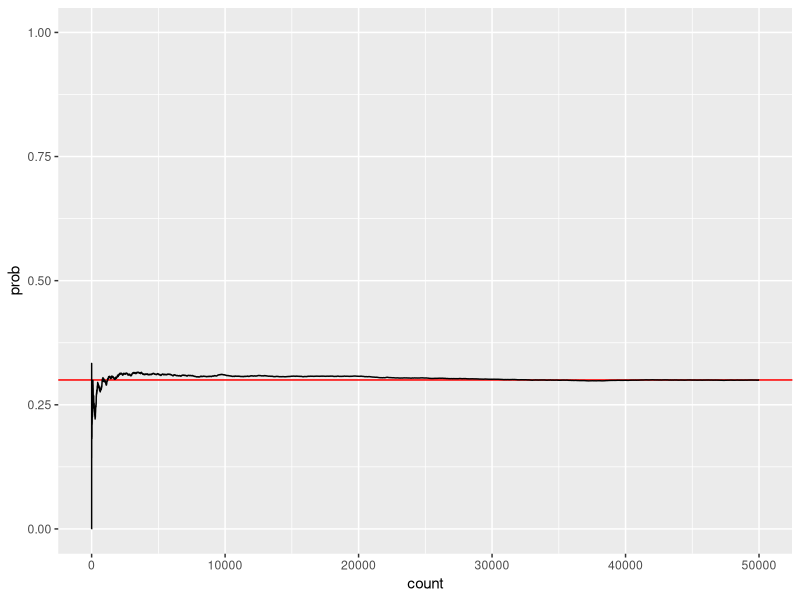
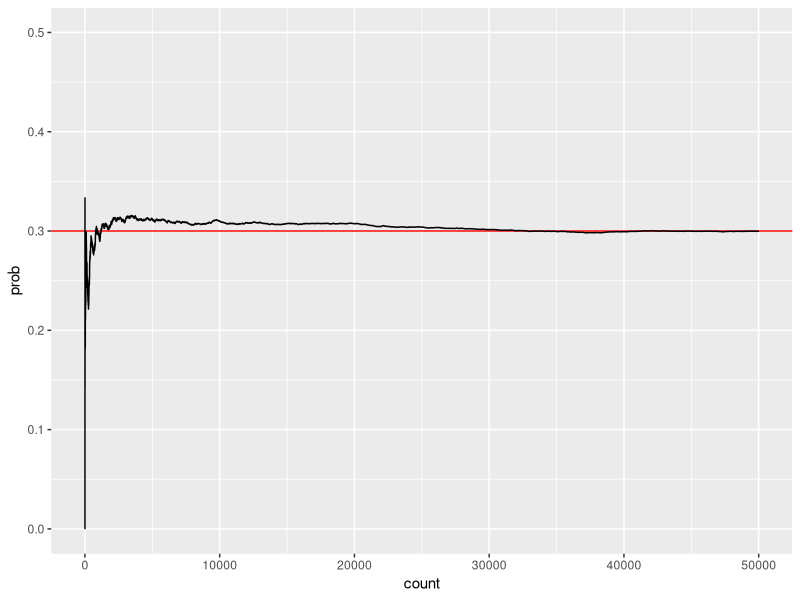

Source code (R) for these figures, in order:
# 5-3-2
library(tidyverse)
n <- 50000
p <- 0.3
bt <- tibble(count=1:n,trial=rbinom(n,1,p),success=cumsum(trial),prob=success/count)
ggplot(bt,aes(x=count,y=prob))+
  ylim(0,1)+geom_hline(yintercept=p, colour="red")+geom_line()
# ylim はy軸の範囲
ggplot(bt,aes(x=count,y=prob))+
  ylim(0,0.5)+geom_hline(yintercept=p, colour="red")+geom_line()
